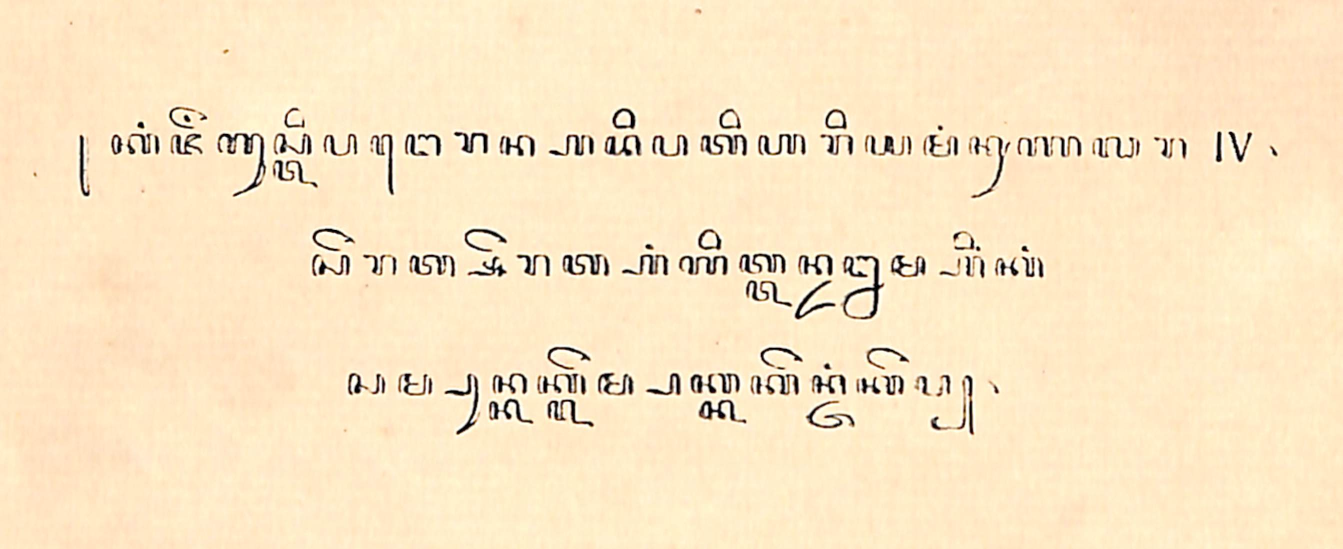
#> input picture d0004 (1).jpg, 2686 x 1098 px (shown at 1/2 size)
$ jupyter execute javanese_ocr.ipynb
#> lines starting #> are read from the running program, lines starting #| are printed output that depends on the picture; after the words box and inside, x2 and y2 are one past the last pixel; in counts of white or black regions, pixels touching at a corner belong together
### javanese_ocr.py
#!/usr/bin/env python3
"""
Replikasi OCR aksara Jawa cetak:
  Mahastama & Krisnawati, "OCR for Printed Javanese Script using Projection
  Profile Segmentation and Nearest Centroid Classifier", ACCC 2020.

Pipeline:
  1. Binarisasi (threshold t=160)
  2. Segmentasi baris  : projection profile vertikal + filter + Q1 + merge/split
  3. Segmentasi karakter: projection profile horizontal per baris
  4. Fitur (10)        : 9 rasio piksel foreground per zona 3x3 + rasio luas
  5. Training          : centroid ("eigenface") = rata-rata fitur per kelas
  6. Klasifikasi       : Nearest Centroid (jarak Euclidean)
  7. Rekonstruksi      : label -> Unicode Jawa (+ aturan swap untuk taling dsb.)

Dependensi: pip install numpy pillow

Penggunaan:
  # 1) Potong halaman jadi segmen karakter untuk dilabeli manual
  python javanese_ocr.py segment halaman1.jpg halaman2.jpg --out work

  # 2) Susun hasil labeling: dataset/<nama_kelas>/*.png, lalu latih
  python javanese_ocr.py train dataset --model model.npz --max-per-class 10

  # 3) (opsional) evaluasi hold-out sederhana pada dataset berlabel
  python javanese_ocr.py evaluate dataset --max-per-class 10

  # 4) Prediksi halaman baru
  python javanese_ocr.py predict halaman_baru.jpg --model model.npz \
         --labels labels.csv --prefix-labels taling,dirgha_mure

labels.csv (tanpa header), contoh:
  na,ꦤ
  ka,ꦏ
  taling,ꦺ
  pdli,U+A9C8        <- boleh juga format U+XXXX (pisahkan beberapa dgn spasi)
"""
import argparse
import csv
import random
from dataclasses import dataclass
from pathlib import Path

import numpy as np
from PIL import Image, ImageDraw

THRESHOLD = 160          # paper: t = 160
FALSE_LINE_RATIO = 0.05  # paper: tinggi <= 5% rata-rata tinggi baris = noise


# ----------------------------------------------------------------------------
# 1. Pre-processing
# ----------------------------------------------------------------------------
def binarize(img: Image.Image, t: int = THRESHOLD) -> np.ndarray:
    """Foreground (teks gelap) = 1, background = 0."""
    gray = np.asarray(img.convert("L"))
    return (gray < t).astype(np.uint8)


def runs(profile: np.ndarray):
    """Pasangan (start, end_exclusive) untuk setiap deret nilai > 0."""
    nz = (profile > 0).astype(np.int8)
    d = np.diff(np.concatenate([[0], nz, [0]]))
    return list(zip(np.where(d == 1)[0], np.where(d == -1)[0]))


# ----------------------------------------------------------------------------
# 2. Segmentasi baris
# ----------------------------------------------------------------------------
def segment_lines(bw: np.ndarray):
    proj = bw.sum(axis=1)
    cands = runs(proj)
    if not cands:
        return []

    # (a) buang kandidat palsu (noise): tinggi terlalu kecil
    avg_h = np.mean([e - s for s, e in cands])
    cands = [(s, e) for s, e in cands if (e - s) > FALSE_LINE_RATIO * avg_h]
    if not cands:
        return []

    # (b) "true line candidates": ordinat pertama & terakhir yang proyeksinya
    #     melebihi Q1 di dalam batas tiap kandidat
    true_lines = []
    for s, e in cands:
        seg = proj[s:e]
        q1 = np.percentile(seg, 25)
        idx = np.where(seg > q1)[0]
        if len(idx):
            true_lines.append((s + idx[0], s + idx[-1] + 1))
    h0 = np.mean([e - s for s, e in true_lines]) if true_lines else avg_h

    # (c) validasi: split / valid / merge
    valid, small = [], []
    for s, e in cands:
        h = e - s
        if h > 3 * h0:
            # baris menyatu -> bagi rata. Paper: int(tinggi / (3*h0)); minimal 2
            n = max(2, int(h // (3 * h0)))
            edges = np.linspace(s, e, n + 1).astype(int)
            valid += [(int(edges[i]), int(edges[i + 1])) for i in range(n)]
            continue
        has_true = any(ts < e and te > s for ts, te in true_lines)
        if has_true and h >= h0:
            valid.append((int(s), int(e)))
        elif h < h0:
            small.append((int(s), int(e)))
        else:
            valid.append((int(s), int(e)))
    # catatan: kondisi (a) di paper ambigu; silakan eksperimen dengan
    # variasi aturan ini (mis. cek `has_true` saja).

    if not valid:  # fallback: semuanya dianggap valid
        return sorted(small)

    # gabungkan segmen kecil (mis. diakritik terpisah) ke baris valid terdekat
    for s, e in small:
        c = (s + e) / 2
        j = min(range(len(valid)),
                key=lambda k: abs((valid[k][0] + valid[k][1]) / 2 - c))
        valid[j] = (min(valid[j][0], s), max(valid[j][1], e))
    return sorted(valid)


# ----------------------------------------------------------------------------
# 3. Segmentasi karakter
# ----------------------------------------------------------------------------
@dataclass
class Segment:
    img: np.ndarray   # biner, sudah di-trim
    line: int
    idx: int
    x: int
    y: int

    @property
    def h(self): return self.img.shape[0]
    @property
    def w(self): return self.img.shape[1]
    @property
    def area(self): return int(self.img.sum())


def segment_chars(bw: np.ndarray, lines):
    segs = []
    for ln, (y0, y1) in enumerate(lines):
        band = bw[y0:y1]
        for i, (x0, x1) in enumerate(runs(band.sum(axis=0))):
            box = band[:, x0:x1]
            rows = np.where(box.sum(axis=1) > 0)[0]  # trim whitespace vertikal
            if len(rows) == 0:
                continue
            r0, r1 = rows[0], rows[-1] + 1
            segs.append(Segment(box[r0:r1], ln, i, int(x0), int(y0 + r0)))
    return segs


# ----------------------------------------------------------------------------
# 4. Ekstraksi fitur (10 fitur)
# ----------------------------------------------------------------------------
# [45 lines left out: functions zone_features, features, load_dataset, fit_centroids, not called in this run]


def ncc_predict(X, classes, cents):
    d = np.sqrt(((X[:, None, :] - cents[None, :, :]) ** 2).sum(axis=2))  # Pers. (2)
    return classes[d.argmin(axis=1)]


# ----------------------------------------------------------------------------
# 7. Rekonstruksi ke Unicode
# ----------------------------------------------------------------------------
# [130 lines left out: functions load_label_map, reconstruct, cmd_segment, cmd_train, cmd_evaluate, cmd_predict and 1 more, not called in this run]


# [2 lines that do not run on import are left out]

### javanese_ocr.ipynb
Tes Segmentasi Gambar

[cell 1]
#!/usr/bin/env python3
"""
Verifikasi visual segmentasi projection profile (baris + karakter).
Menampilkan hasil sebagai plot Matplotlib interaktif (bisa zoom & cek koordinat).
"""
from pathlib import Path
import numpy as np
import matplotlib.pyplot as plt
from PIL import Image, ImageDraw

from javanese_ocr import binarize, runs, segment_chars, segment_lines

HIST_W = 160     # lebar panel profil vertikal
STRIP_H = 70     # tinggi panel profil horizontal per baris


def vertical_profile_panel(proj, raw_cands, lines, width=HIST_W):
    h = len(proj)
    img = Image.new("RGB", (width, h), "white")
    d = ImageDraw.Draw(img)
    for s, e in raw_cands:
        d.rectangle([0, s, width, e - 1], fill=(255, 245, 190))
    m = max(int(proj.max()), 1)
    for y, v in enumerate(proj):
        if v > 0:
            d.line([(0, y), (int(v / m * (width - 1)), y)], fill=(90, 90, 90))
    for s, e in lines:
        d.line([(0, s), (width, s)], fill=(0, 0, 255))
        d.line([(0, e - 1), (width, e - 1)], fill=(0, 0, 255))
    return img


def page_overlay(img, lines, segs):
    base = img.convert("RGBA")
    layer = Image.new("RGBA", base.size, (0, 0, 0, 0))
    d = ImageDraw.Draw(layer)
    for ln, (y0, y1) in enumerate(lines):
        d.rectangle([0, y0, base.width - 1, y1 - 1],
                    fill=(0, 0, 255, 35), outline=(0, 0, 255, 255))
        d.text((4, y0 + 2), str(ln), fill=(0, 0, 255, 255))
    for s in segs:
        d.rectangle([s.x, s.y, s.x + s.w, s.y + s.h], outline=(255, 0, 0, 255))
    return Image.alpha_composite(base, layer).convert("RGB")


def horizontal_profile_panel(hproj, width, height=STRIP_H):
    img = Image.new("RGB", (width, height), "white")
    d = ImageDraw.Draw(img)
    m = max(int(hproj.max()), 1)
    for x, v in enumerate(hproj):
        if v > 0:
            d.line([(x, height - 1), (x, height - 1 - int(v / m * (height - 1)))],
                   fill=(90, 90, 90))
    for x0, x1 in runs(hproj):
        d.line([(x0, 0), (x0, height)], fill=(255, 0, 0))
        d.line([(x1, 0), (x1, height)], fill=(255, 0, 0))
    return img


def line_profile_sheet(img_rgb, bw, lines):
    W = img_rgb.width
    gap = 6
    parts = []
    for ln, (y0, y1) in enumerate(lines):
        crop = img_rgb.crop((0, y0, W, y1))
        prof = horizontal_profile_panel(bw[y0:y1].sum(axis=0), W)
        part = Image.new("RGB", (W, crop.height + prof.height + gap), (235, 235, 235))
        part.paste(crop, (0, 0))
        part.paste(prof, (0, crop.height + gap))
        ImageDraw.Draw(part).text((4, 2), f"baris {ln}", fill=(0, 0, 255))
        parts.append(part)
    if not parts:
        return None
    sheet = Image.new("RGB", (W, sum(p.height for p in parts) + gap * len(parts)),
                      (200, 200, 200))
    y = 0
    for p in parts:
        sheet.paste(p, (0, y))
        y += p.height + gap
    return sheet


def build_images(path, threshold=160, line_profiles=True, max_lines=0):
    """Hitung segmentasi lalu kembalikan (gambar_utama, gambar_profil_baris|None, statistik)."""
    img = Image.open(path).convert("RGB")
    bw = binarize(img, threshold)
    proj = bw.sum(axis=1)
    raw = runs(proj)
    lines = segment_lines(bw)
    segs = segment_chars(bw, lines)

    overlay = page_overlay(img, lines, segs)
    panel = vertical_profile_panel(proj, raw, lines)
    canvas = Image.new("RGB", (overlay.width + 8 + panel.width, overlay.height), "white")
    canvas.paste(overlay, (0, 0))
    canvas.paste(panel, (overlay.width + 8, 0))

    sheet = None
    if line_profiles:
        shown = lines[:max_lines] if max_lines else lines
        sheet = line_profile_sheet(img, bw, shown)

    per_line = [sum(1 for s in segs if s.line == i) for i in range(len(lines))]
    stats = dict(raw_candidates=len(raw), lines=len(lines), chars=len(segs),
                 per_line=per_line)
    return canvas, sheet, stats


def _print_stats(path, st):
    print(f"{path}: kandidat mentah={st['raw_candidates']}, baris valid={st['lines']}, "
          f"segmen karakter={st['chars']}")
    if st["per_line"]:
        pl = st["per_line"]
        print(f"  segmen per baris: min={min(pl)}, maks={max(pl)}, "
              f"rata-rata={np.mean(pl):.1f}")


def plot_segmentation(path, threshold=160, line_profiles=True, max_lines=10,
                      out=None, tampilkan_sumbu=True):
    """Menampilkan hasil segmentasi sebagai plot Matplotlib."""
    canvas, sheet, st = build_images(path, threshold, line_profiles, max_lines)
#> in build_images, img is the input picture: PIL image 2686x1098 RGB; mean R, G, B 248.3, 228.9, 195.1
#> in binarize, `return (gray < t).astype(np.uint8)`:
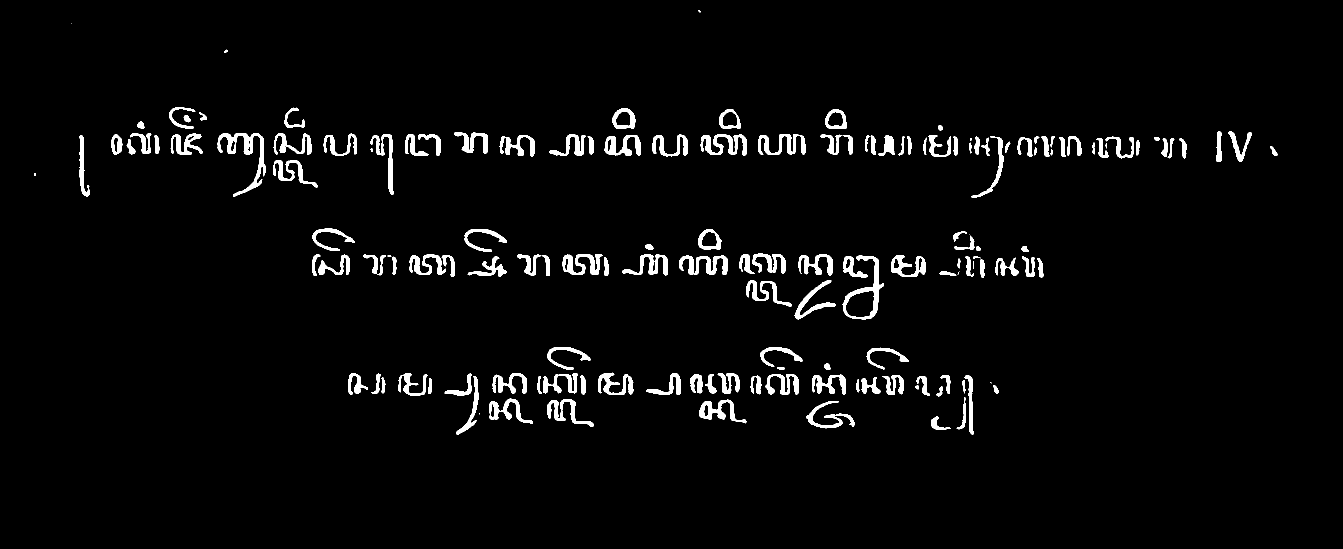
#> returned value: shape (1098, 2686) (shown at 1/2 size); values 0 (black) and 1 (white), 3.1% white; 155 white regions (8 under 20 px), largest, box (x1, y1, x2, y2) and area: (435, 266, 532, 393) 2762, (1684, 511, 1768, 639) 2377, (1401, 269, 1494, 312) 1884
#> in build_images, `proj = bw.sum(axis=1)`: proj = 1098 values, max 798 at index 304, min 0 at index 0, mean 83.75
#> in runs, `nz = (profile > 0).astype(np.int8)`: nz = 1098 values, max 1 at index 20, min 0 at index 0, mean 0.493
#> in runs, `d = np.diff(np.concatenate([[0], nz, [0]]))`: d = 1099 values, max 1 at index 20, min -1 at index 25, mean 0
#> in build_images, `raw = runs(proj)`: raw = [(20, 25), (46, 47), (99, 106), (214, 261), (263, 396), (457, 504), (507, 639), (694, 739), (745, 869)]
#> in segment_lines, `cands = runs(proj)`: cands has the same summary as raw in build_images
#> in segment_lines, `avg_h = np.mean([e - s for s, e in cands])`: avg_h = 60.11
#> in segment_lines, `cands = [(s, e) for s, e in cands if (e - s) > FALSE_LINE_RATIO * avg_h]`: cands = [(20, 25), (99, 106), (214, 261), (263, 396), (457, 504), (507, 639), (694, 739), (745, 869)]
#> the loop in segment_lines, `for s, e in cands:` made 8 passes
#> (s, e, q1) on passes 3 to 8: (214, 261, 66), (263, 396, 54), (457, 504, 58.5), (507, 639, 48.75), (694, 739, 45), (745, 869, 95.5)
#> after the loop in segment_lines, `for s, e in cands:`: true_lines = [(21, 23), (100, 105), (218, 257), (266, 367), (459, 501), (508, 637), (695, 738), (747, 853)]
#> in segment_lines, `h0 = np.mean([e - s for s, e in true_lines]) if true_lines else avg_h`: h0 = 58.38
#> the loop in segment_lines, `for s, e in cands:` made 8 passes
#> (s, e, h) on passes 1 to 8: (20, 25, 5), (99, 106, 7), (214, 261, 47), (263, 396, 133), (457, 504, 47), (507, 639, 132), (694, 739, 45), (745, 869, 124)
#> after the loop in segment_lines, `for s, e in cands:`: small = [(20, 25), (99, 106), (214, 261), (457, 504), (694, 739)]; valid = [(263, 396), (507, 639), (745, 869)]
#> the loop in segment_lines, `for s, e in small:` made 5 passes
#> (s, e, c, j) on passes 1 to 5: (20, 25, 22.5, 0), (99, 106, 102.5, 0), (214, 261, 237.5, 0), (457, 504, 480.5, 1), (694, 739, 716.5, 2)
#> after the loop in segment_lines, `for s, e in small:`: valid = [(20, 396), (457, 639), (694, 869)]
#> the loop in segment_chars, `for ln, (y0, y1) in enumerate(lines):` made 3 passes
#> pass 1, in segment_chars, `band = bw[y0:y1]`:
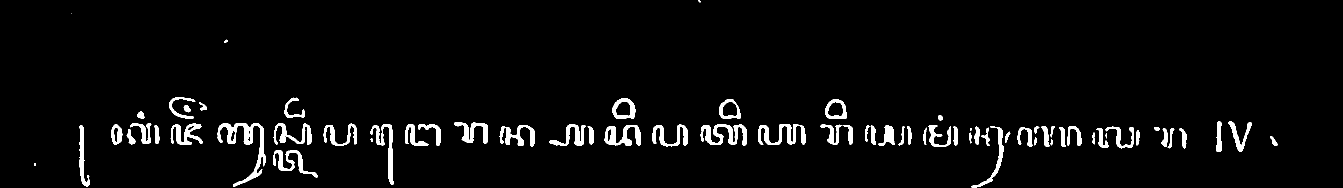
#> band: shape (376, 2686) (shown at 1/2 size); values 0 (black) and 1 (white), 3.7% white; 71 white regions (4 under 20 px), largest, box (x1, y1, x2, y2) and area: (435, 246, 532, 373) 2762, (1401, 249, 1494, 292) 1884, (1517, 248, 1611, 290) 1707
#> after the loop in segment_chars, `for ln, (y0, y1) in enumerate(lines):`: segs = 89 items
#> the loop in page_overlay, `for ln, (y0, y1) in enumerate(lines):` made 3 passes
#> the loop in page_overlay, `for s in segs:` made 89 passes
#> in page_overlay, `return Image.alpha_composite(base, layer).convert("RGB")`:
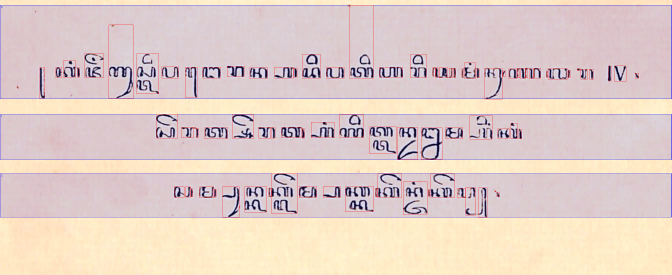
#> returned value: PIL image 2686x1098 RGB (shown at 1/4 size); mean R, G, B 224.8, 205.8, 199.7
#> in vertical_profile_panel, `h = len(proj)`: h = 1098
#> the loop in vertical_profile_panel, `for s, e in raw_cands:` made 9 passes
#> in vertical_profile_panel, `m = max(int(proj.max()), 1)`: m = 798
#> the loop in vertical_profile_panel, `for y, v in enumerate(proj):` made 1098 passes
#> v on passes 1 to 3: 0, 0, 0
#> the loop in vertical_profile_panel, `for s, e in lines:` made 3 passes
#> in build_images, `panel = vertical_profile_panel(proj, raw, lines)`:
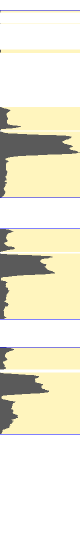
#> panel: PIL image 160x1098 RGB (shown at 1/2 size); mean R, G, B 236.2, 232.4, 212.8
#> in build_images, `canvas.paste(panel, (overlay.width + 8, 0))`:
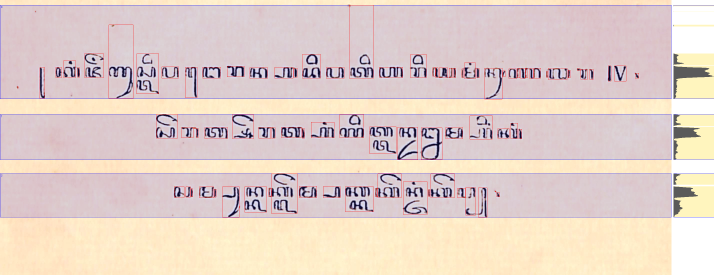
#> canvas: PIL image 2854x1098 RGB (shown at 1/4 size); mean R, G, B 225.5, 207.4, 200.6
#> in build_images, `shown = lines[:max_lines] if max_lines else lines`: shown = [(20, 396), (457, 639), (694, 869)]
#> the loop in line_profile_sheet, `for ln, (y0, y1) in enumerate(lines):` made 3 passes
#> (y0, y1, m in horizontal_profile_panel) on passes 1 to 3: (20, 396, 119), (457, 639, 114), (694, 869, 114)
#> pass 1, in line_profile_sheet, `crop = img_rgb.crop((0, y0, W, y1))`:
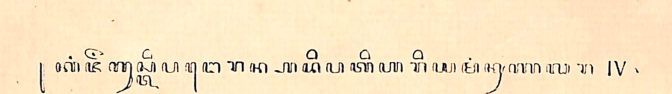
#> crop: PIL image 2686x376 RGB (shown at 1/4 size); mean R, G, B 247, 227.5, 194.1
#> after the loop in line_profile_sheet, `for ln, (y0, y1) in enumerate(lines):`:
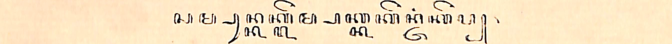
#> crop: PIL image 2686x175 RGB (shown at 1/4 size); mean R, G, B 243.2, 224.3, 191.9
#> after the loop in line_profile_sheet, `for ln, (y0, y1) in enumerate(lines):`:
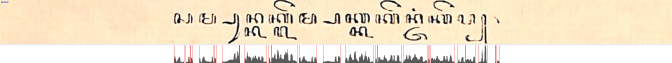
#> part: PIL image 2686x251 RGB (shown at 1/4 size); mean R, G, B 242.2, 227.8, 205.3
#> after the loop in line_profile_sheet, `for ln, (y0, y1) in enumerate(lines):`:
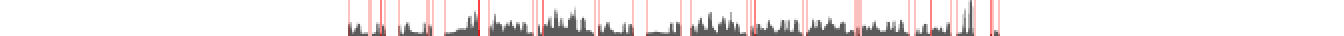
#> prof: PIL image 2686x70 RGB (shown at 1/4 size); mean R, G, B 240.4, 236, 236
#> after the loop in line_profile_sheet, `for ln, (y0, y1) in enumerate(lines):`: parts = 3 items
#> the loop in line_profile_sheet, `for p in parts:` made 3 passes
#> y on passes 1 to 3: 458, 722, 979
#> after the loop in line_profile_sheet, `for p in parts:`:
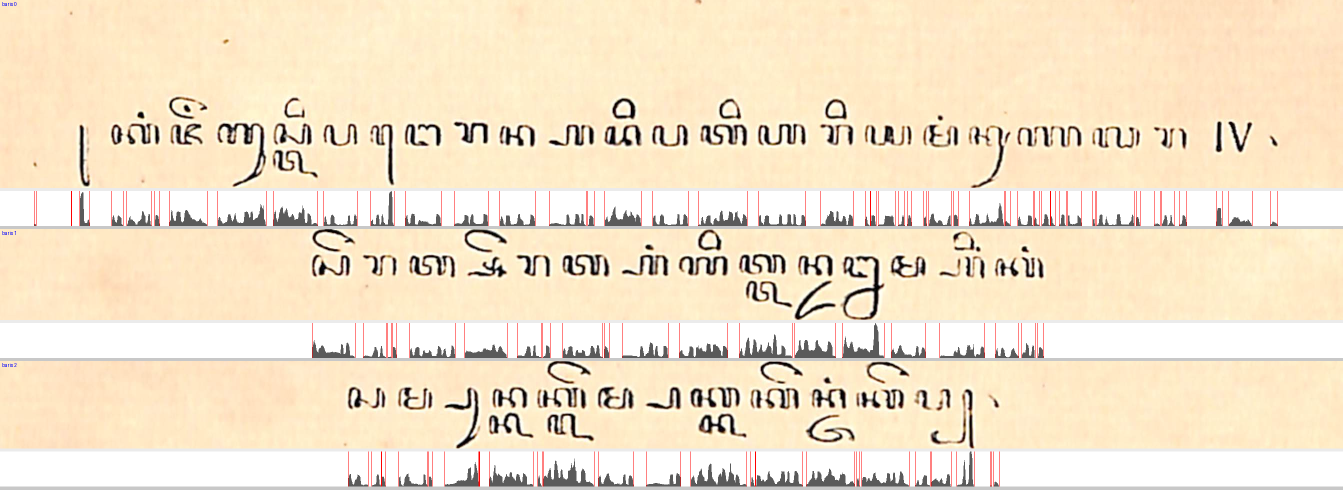
#> sheet: PIL image 2686x979 RGB (shown at 1/2 size); mean R, G, B 242.7, 227.2, 202.5
#> after the loop in line_profile_sheet, `for p in parts:`: y = 979
#> in build_images, `per_line = [sum(1 for s in segs if s.line == i) for i in range(len(lin..`: per_line = [46, 20, 23]
#> in build_images, `stats = dict(raw_candidates=len(raw), lines=len(lines), chars=len(segs..`: stats = {'raw_candidates': 9, 'lines': 3, 'chars': 89, 'per_line': [46, 20, 23]}
#> st has the same summary as stats in build_images
    _print_stats(path, st)
#| d0004 (1).jpg: kandidat mentah=9, baris valid=3, segmen karakter=89
#> in _print_stats, `pl = st["per_line"]`: pl = [46, 20, 23]
#|   segmen per baris: min=20, maks=46, rata-rata=29.7

    # 1. Plot Gambar Segmentasi Utama + Profil Vertikal
    fig1, ax1 = plt.subplots(figsize=(10, 12))
    ax1.imshow(np.asarray(canvas))
    ax1.set_title(
        f"Segmentasi: {Path(path).name}\n"
        f"(Pita Biru = Baris Valid [{st['lines']}], Kotak Merah = Karakter [{st['chars']}])",
        fontsize=11, pad=10
    )
    if tampilkan_sumbu:
        ax1.set_xlabel("Koordinat X (piksel)")
        ax1.set_ylabel("Koordinat Y (piksel)")
    else:
        ax1.axis("off")
    plt.tight_layout()

    # 2. Plot Profil Proyeksi Horizontal per Baris (jika aktif)
    if sheet is not None:
        fig2, ax2 = plt.subplots(figsize=(10, 10))
        ax2.imshow(np.asarray(sheet))
        ax2.set_title(
            f"Profil Proyeksi Horizontal per Baris (Maks {max_lines if max_lines else 'Semua'} Baris)\n"
            "(Garis Merah = Batas Segmen Karakter)",
            fontsize=11, pad=10
        )
        if tampilkan_sumbu:
            ax2.set_xlabel("Koordinat X (piksel)")
            ax2.set_ylabel("Tinggi Tumpukan (piksel)")
        else:
            ax2.axis("off")
        plt.tight_layout()

    # 3. Simpan ke folder jika parameter 'out' diisi
    if out:
        outdir = Path(out)
        outdir.mkdir(parents=True, exist_ok=True)
        stem = Path(path).stem
        canvas.save(outdir / f"{stem}_segmentation.png")
        if sheet is not None:
            sheet.save(outdir / f"{stem}_line_profiles.png")
        print(f"  -> File resolusi penuh tersimpan di folder: {outdir}")

    # Tampilkan semua jendela plot
    plt.show()


# =====================================================================
# PENGATURAN & EKSEKUSI LANGSUNG (Klik tombol Run)
# =====================================================================
if __name__ == "__main__":
    GAMBAR_TARGET = "d0004 (1).jpg"

    THRESHOLD = 160
    TAMPILKAN_PROFIL_BARIS = True
    MAKS_BARIS_PROFIL = 10         # Ubah ke 0 jika ingin menampilkan semua baris
    FOLDER_SIMPAN = None           # Ganti dengan "seg_check" jika ingin sekalian menyimpan file
    TAMPILKAN_KOORDINAT_SUMBU = True

    if Path(GAMBAR_TARGET).exists():
        plot_segmentation(
            path=GAMBAR_TARGET,
            threshold=THRESHOLD,
            line_profiles=TAMPILKAN_PROFIL_BARIS,
            max_lines=MAKS_BARIS_PROFIL,
            out=FOLDER_SIMPAN,
            tampilkan_sumbu=TAMPILKAN_KOORDINAT_SUMBU
        )
    else:
        print(f"[Error] File '{GAMBAR_TARGET}' tidak ditemukan.")
